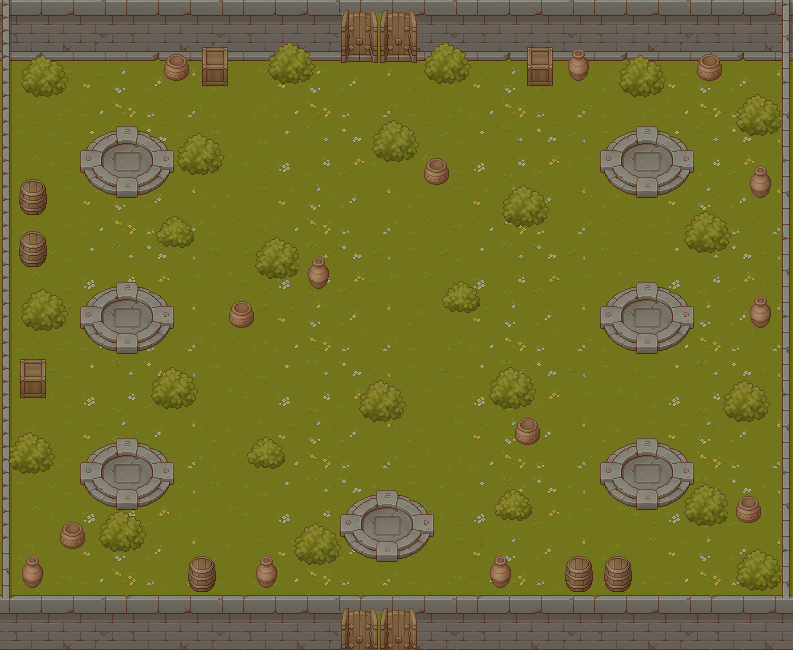

Below is a game level as drawn by its tile map, then a one-line description and the .tmx that defines it (tile-layer data replaced by summaries):
An orthogonal 61x50 tile map with 13x13 px tiles, 20 tile layers (Ground, WallsBack, Walls, Walls_Side, ...), 8 tilesets.

<map version="1.10" tiledversion="1.12.1" orientation="orthogonal" renderorder="right-down" width="61" height="50" tilewidth="13" tileheight="13" infinite="0" nextlayerid="55" nextobjectid="1">
 <tileset firstgid="1" name="TX Props with Shadow" tilewidth="13" tileheight="13" tilecount="1521" columns="39">
  <image source="TX Props with Shadow.png" width="512" height="512" />
 </tileset>
 <tileset firstgid="1522" name="TX Plant with Shadow" tilewidth="13" tileheight="13" tilecount="1521" columns="39">
  <image source="TX Plant with Shadow.png" width="512" height="512" />
 </tileset>
 <tileset firstgid="3043" name="TX Plant" tilewidth="13" tileheight="13" tilecount="1521" columns="39">
  <image source="TX Plant.png" width="512" height="512" />
 </tileset>
 <tileset firstgid="4564" name="TX Player" tilewidth="13" tileheight="13" tilecount="81" columns="9">
  <image source="TX Player.png" width="128" height="128" />
 </tileset>
 <tileset firstgid="4645" name="TX Props" tilewidth="13" tileheight="13" tilecount="1521" columns="39">
  <image source="TX Props.png" width="512" height="512" />
 </tileset>
 <tileset firstgid="6166" name="TX Tileset Grass" tilewidth="13" tileheight="13" tilecount="361" columns="19">
  <image source="TX Tileset Grass.png" width="256" height="256" />
 </tileset>
 <tileset firstgid="6527" name="TX Tileset Stone Ground" tilewidth="13" tileheight="13" tilecount="361" columns="19">
  <image source="TX Tileset Stone Ground.png" width="256" height="256" />
 </tileset>
 <tileset firstgid="6888" name="TX Tileset Wall" tilewidth="13" tileheight="13" tilecount="1521" columns="39">
  <image source="TX Tileset Wall.png" width="512" height="512" />
 </tileset>
 <layer id="1" name="Ground" width="61" height="50">
  <data>[3050 cells, 3050 non-empty, 135 distinct tile ids]</data>
 </layer>
 <layer id="12" name="WallsBack" width="61" height="50">
  <data>[3050 cells, 40 non-empty, 24 distinct tile ids]</data>
 </layer>
 <layer id="2" name="Walls" width="61" height="50">
  <data>[3050 cells, 568 non-empty, 54 distinct tile ids]</data>
 </layer>
 <layer id="13" name="Walls_Side" width="61" height="50">
  <data>[3050 cells, 92 non-empty, 6 distinct tile ids]</data>
 </layer>
 <layer id="3" name="Exit" width="61" height="50">
  <data>[3050 cells, 16 non-empty, 16 distinct tile ids]</data>
 </layer>
 <layer id="5" name="Exit2" width="61" height="50">
  <data>[3050 cells, 16 non-empty, 16 distinct tile ids]</data>
 </layer>
 <layer id="10" name="Exit - Open" width="61" height="50">
  <data>[3050 cells, 16 non-empty, 16 distinct tile ids]</data>
 </layer>
 <layer id="11" name="Exit2 - Open" width="61" height="50">
  <data>[3050 cells, 16 non-empty, 16 distinct tile ids]</data>
 </layer>
 <layer id="6" name="Entrance" width="61" height="50">
  <data>[3050 cells, 20 non-empty, 20 distinct tile ids]</data>
 </layer>
 <layer id="7" name="Entrance2" width="61" height="50">
  <data>[3050 cells, 20 non-empty, 20 distinct tile ids]</data>
 </layer>
 <layer id="8" name="Entracne - Open" width="61" height="50">
  <data>[3050 cells, 20 non-empty, 20 distinct tile ids]</data>
 </layer>
 <layer id="9" name="Entrance2 - Open" width="61" height="50">
  <data>[3050 cells, 20 non-empty, 20 distinct tile ids]</data>
 </layer>
 <layer id="27" name="Statue1Spawn" width="61" height="50">
  <data>[3050 cells, 56 non-empty, 56 distinct tile ids]</data>
 </layer>
 <layer id="28" name="Statue2Spawn" width="61" height="50">
  <data>[3050 cells, 56 non-empty, 56 distinct tile ids]</data>
 </layer>
 <layer id="30" name="Statue3Spawn" width="61" height="50">
  <data>[3050 cells, 56 non-empty, 56 distinct tile ids]</data>
 </layer>
 <layer id="31" name="Statue4Spawn" width="61" height="50">
  <data>[3050 cells, 56 non-empty, 56 distinct tile ids]</data>
 </layer>
 <layer id="32" name="Statue5Spawn" width="61" height="50">
  <data>[3050 cells, 56 non-empty, 56 distinct tile ids]</data>
 </layer>
 <layer id="33" name="Statue6Spawn" width="61" height="50">
  <data>[3050 cells, 56 non-empty, 56 distinct tile ids]</data>
 </layer>
 <layer id="34" name="Statue7Spawn" width="61" height="50">
  <data>[3050 cells, 56 non-empty, 56 distinct tile ids]</data>
 </layer>
 <layer id="42" name="HammerAndOilSpawnTiles" width="61" height="50">
  <data>[3050 cells, 686 non-empty, 77 distinct tile ids]</data>
 </layer>
</map>
